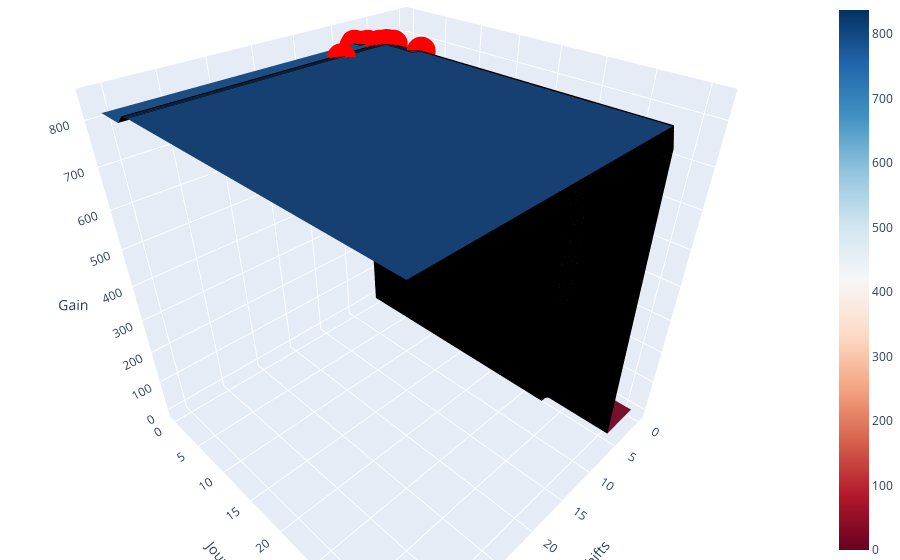

Write notebook code for a chart like this one.
### Markdown cell above
# Solutions visualisation

### Code cell
import plotly.graph_objects as go


Z = np.zeros((37,37))
for i in range(37):
    for j in range(37):
        try:
            Z[j,i]=solution_dict[i,j]["SolutionInfo"]["PoolObjVal"][0]
            print(i,j,solution_dict[i,j]["SolutionInfo"]["PoolObjVal"][0])
        except:
            Z[i,j]=0
            continue
            


fig = go.Figure(go.Surface(
    
    contours = {
        "z": {"show": True, "start": 0, "end":np.max(Z) , "size": 1, "color":"black"}
    },
    x = np.arange(37),
    y = np.arange(37),
    z = Z,
    colorscale = 'RdBu',
    showscale = True
))

for key in non_dominated_sol.keys():
    print(key)
    fig.add_scatter3d(x=[key[0]], y=[key[1]], z=[key[2]], mode='markers', marker=dict(size=10, color='red'), showlegend=False)




fig.update_layout(
        scene = {
            "xaxis": {"nticks": 0},
            "zaxis": {"nticks": 0},
            'camera_eye': {"x": 1, "y": 1, "z": 1},
            "aspectratio": {"x": 0, "y": 0, "z": 1}
        } ,
        margin=go.layout.Margin(
        l=0, 
        r=0, 
        b=0, 
        t=0, 
    )
        ) 

fig.update_layout(scene = dict(
                    xaxis_title='Shifts',
                    yaxis_title='Jours',
                    zaxis_title='Gain'),
)

        
fig.show()

### Figure 1 — Plotly figure (JSON) as saved in the notebook; plotly's stock layout.template omitted (floating-point values rounded to 4 significant figures; data arrays with more than 128 entries replaced by an {"elided": "..."} marker saying what was removed)
{"data": [{"colorscale": [[0, "rgb(103,0,31)"], [0.1, "rgb(178,24,43)"], [0.2, "rgb(214,96,77)"], [0.3, "rgb(244,165,130)"], [0.4, "rgb(253,219,199)"], [0.5, "rgb(247,247,247)"], [0.6, "rgb(209,229,240)"], [0.7, "rgb(146,197,222)"], [0.8, "rgb(67,147,195)"], [0.9, "rgb(33,102,172)"], [1, "rgb(5,48,97)"]], "contours": {"z": {"color": "black", "end": 837.0, "show": true, "size": 1, "start": 0}}, "showscale": true, "type": "surface", "x": [0, 1, 2, 3, 4, 5, 6, 7, 8, 9, 10, 11, 12, 13, 14, 15, 16, 17, 18, 19, 20, 21, 22, 23, 24, 25, 26, 27, 28, 29, 30, 31, 32, 33, 34, 35, 36], "y": [0, 1, 2, 3, 4, 5, 6, 7, 8, 9, 10, 11, 12, 13, 14, 15, 16, 17, 18, 19, 20, 21, 22, 23, 24, 25, 26, 27, 28, 29, 30, 31, 32, 33, 34, 35, 36], "z": {"elided": "37x37 float values"}}, {"marker": {"color": "red", "size": 10}, "mode": "markers", "showlegend": false, "type": "scatter3d", "x": [14], "y": [5], "z": [837.0]}, {"marker": {"color": "red", "size": 10}, "mode": "markers", "showlegend": false, "type": "scatter3d", "x": [8], "y": [5], "z": [837]}, {"marker": {"color": "red", "size": 10}, "mode": "markers", "showlegend": false, "type": "scatter3d", "x": [8], "y": [4], "z": [834]}, {"marker": {"color": "red", "size": 10}, "mode": "markers", "showlegend": false, "type": "scatter3d", "x": [8], "y": [0], "z": [815]}, {"marker": {"color": "red", "size": 10}, "mode": "markers", "showlegend": false, "type": "scatter3d", "x": [7], "y": [9], "z": [837]}, {"marker": {"color": "red", "size": 10}, "mode": "markers", "showlegend": false, "type": "scatter3d", "x": [7], "y": [5], "z": [834]}, {"marker": {"color": "red", "size": 10}, "mode": "markers", "showlegend": false, "type": "scatter3d", "x": [7], "y": [4], "z": [831]}, {"marker": {"color": "red", "size": 10}, "mode": "markers", "showlegend": false, "type": "scatter3d", "x": [7], "y": [1], "z": [815]}, {"marker": {"color": "red", "size": 10}, "mode": "markers", "showlegend": false, "type": "scatter3d", "x": [7], "y": [0], "z": [808]}, {"marker": {"color": "red", "size": 10}, "mode": "markers", "showlegend": false, "type": "scatter3d", "x": [6], "y": [29], "z": [794]}], "layout": {"margin": {"b": 0, "l": 0, "r": 0, "t": 0}, "scene": {"aspectratio": {"x": 0, "y": 0, "z": 1}, "camera": {"eye": {"x": 1, "y": 1, "z": 1}}, "xaxis": {"nticks": 0, "title": {"text": "Shifts"}}, "yaxis": {"title": {"text": "Jours"}}, "zaxis": {"nticks": 0, "title": {"text": "Gain"}}}}}
